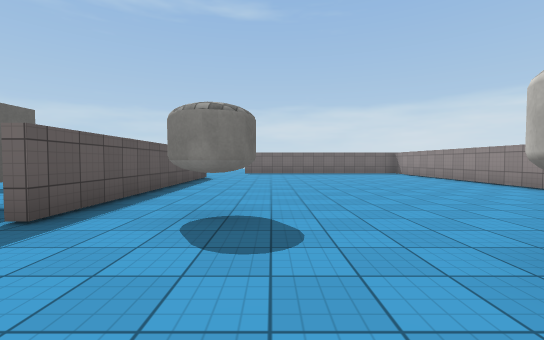
[1] (above)

21 first-person views from a walk through a Unity game level. The camera is 1.3 m above the floor, tilts 2° down and sees 90° across. The floor is counted in squares, 2 m on a side. Each view is taken from the middle of a square. On the plan, view 1 faces up. The plan holds only what a view shows up to about 9 squares ahead; the rest is blank. The place goes on beyond the plan. The player is left out. Surface patterns are stand-ins for the level's own textures.

[2]
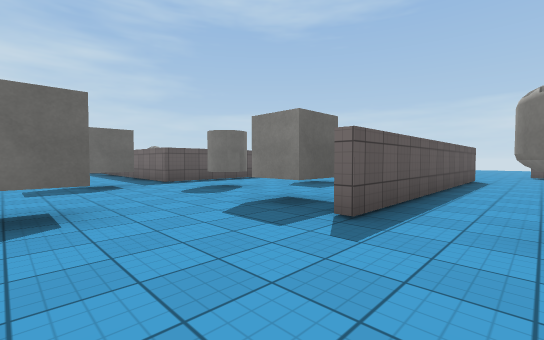

[3]
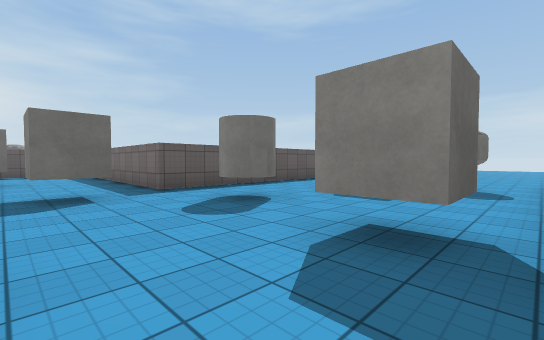

[4]
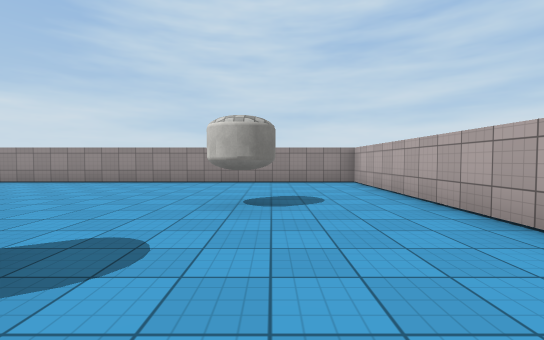

[5]
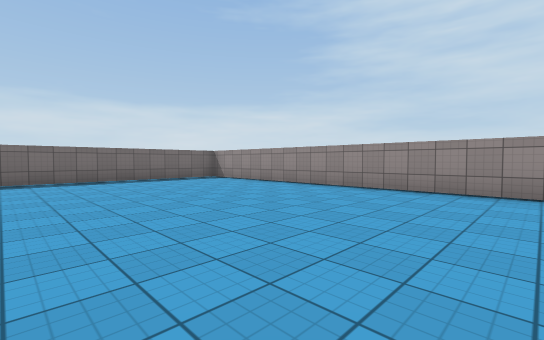

[6]
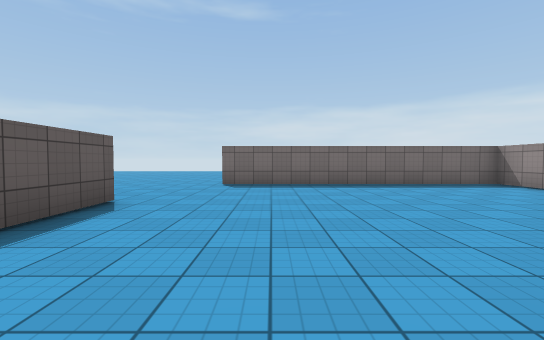

[7]
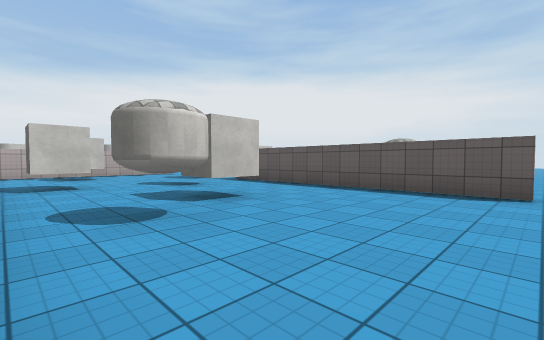

[8]
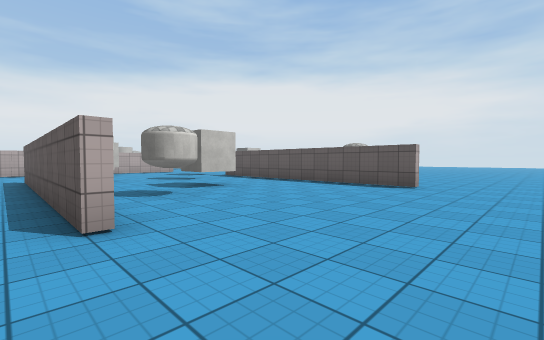

[9]
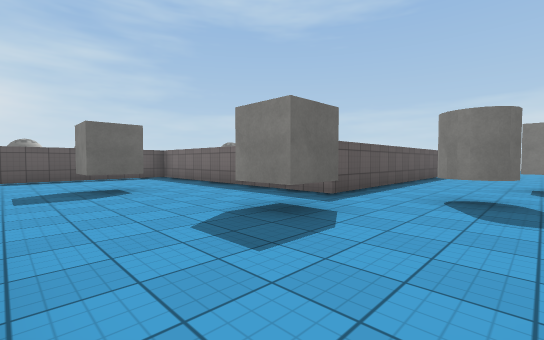

[10]
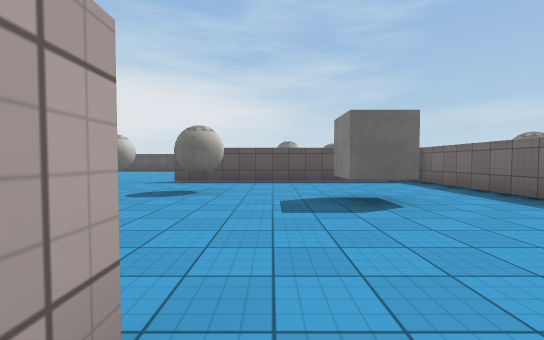

[11]
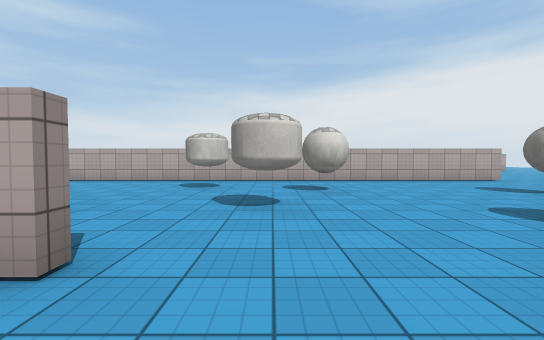

[12]
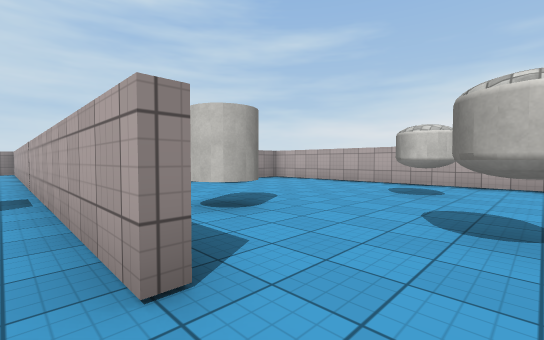

[13]
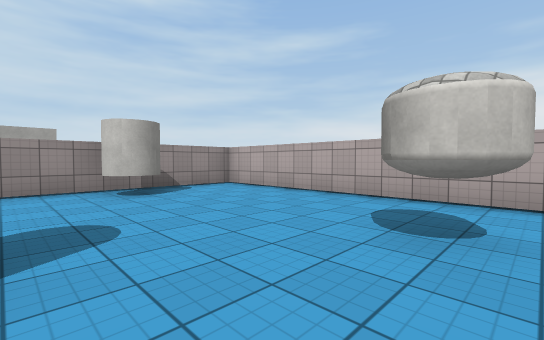

[14]
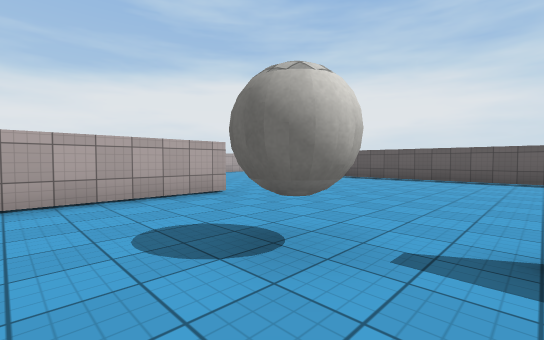

[15]
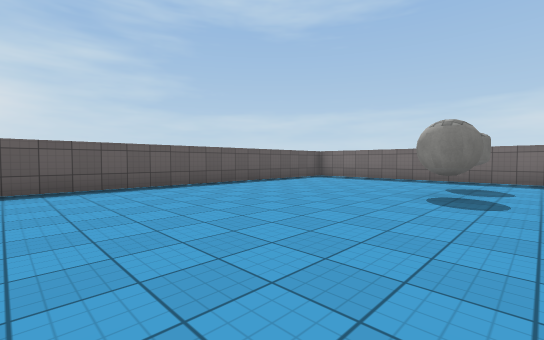

[16]
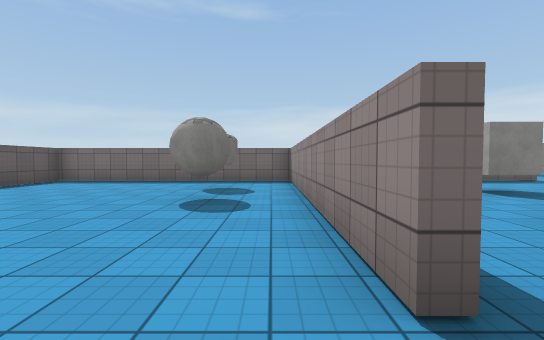

[17]
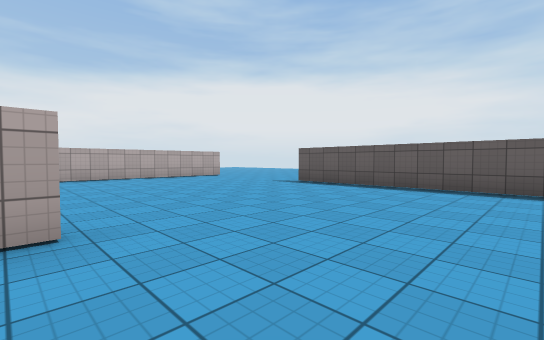

[18]
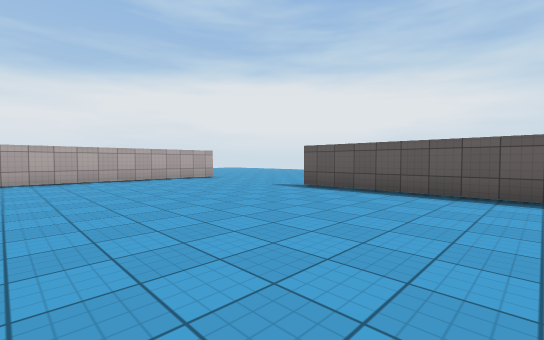

[19]
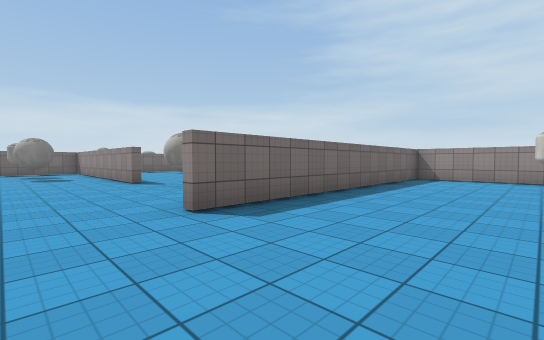

[20]
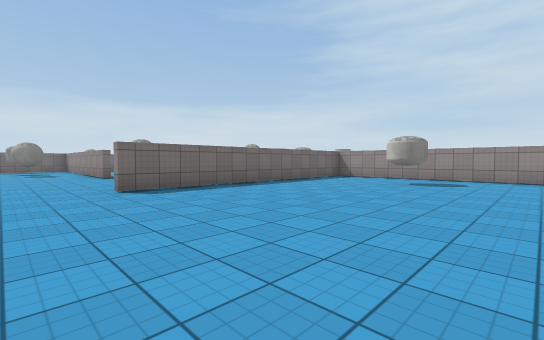

[21]
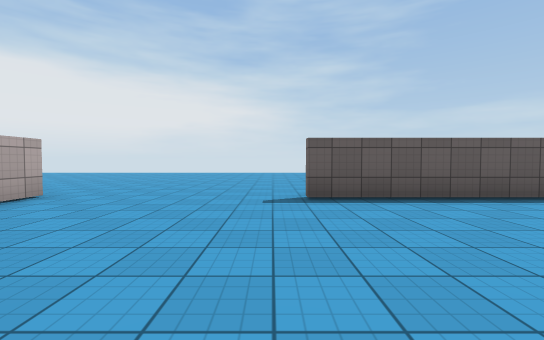

### Floor plan
Points are (right, up) in squares from view 1. A wall is a line through its corners. A room is listed if a view was taken in it or the views show most of it. See-through windows are left out.
Room 1 (views 1, 2, 3, 4, 5, 6, 7, 8, 9, 10, 11, 12, 13, 14, 15, 16, 17, 18, 19, 20, 21)
walls: (-8.9, -1.4) (6, -1.4) (6, 13.2) (-1.4, 13.2); (-16.2, 1.6) (-16.2, -4); (-16.4, -4) (-16.4, 3.4) (-23.6, 3.4) (-23.6, -11.5); (-17.4, -8.7) (-2.6, -8.7) (-2.6, -3.9); (-8.8, 11) (-8.8, 3.4) (-16.2, 3.4); (-2.5, 10.4) (-2.5, 2.8); (-9.1, -15) (-9.1, -8.9) (-17.4, -8.9)
ways out: opening at (-9, 12); gap at (-16, -4)
objects: ball (-18, -1) to (-18, 0); capsule (-18, 1) to (-18, 2); ball (-16, -5) to (-15, -5); ball (-14, -3) to (-14, -2); cube (-13, 0) to (-12, 1); capsule (-11, -12); ball (-11, -6); capsule (-10, -4); capsule (-9, -7) to (-8, -6); cube (-9, 2) to (-8, 2); cylinder (-7, -3); cylinder (-7, 4); cube (-6, 7); cube (-5, 0); cylinder (-4, -6) to (-3, -6); cube (-4, 3) to (-4, 4); capsule (-4, 8); capsule (-1, 3); capsule (2, 1) to (2, 2)

Positions as (right, up) in squares from view 1, and headings:
1: (0, 0), facing up
2: (-1, 0), facing up-left
3: (-3, 1), facing up-left
4: (-2, 1), facing right
5: (0, 4), facing up-right
6: (0, 6), facing up
7: (-3, 11), facing down-left
8: (-2, 13), facing down-left
9: (-6, -1), facing up-left
10: (-8, -1), facing left
11: (-10, 0), facing down
12: (-10, -1), facing down-right
13: (-9, -4), facing down-right
14: (-14, -4), facing down-left
15: (-17, -6), facing up-left
16: (-17, -5), facing up
17: (-17, -6), facing down-left
18: (-18, -7), facing down-left
19: (-19, -12), facing up-right
20: (-19, -15), facing up-right
21: (-19, -12), facing left
